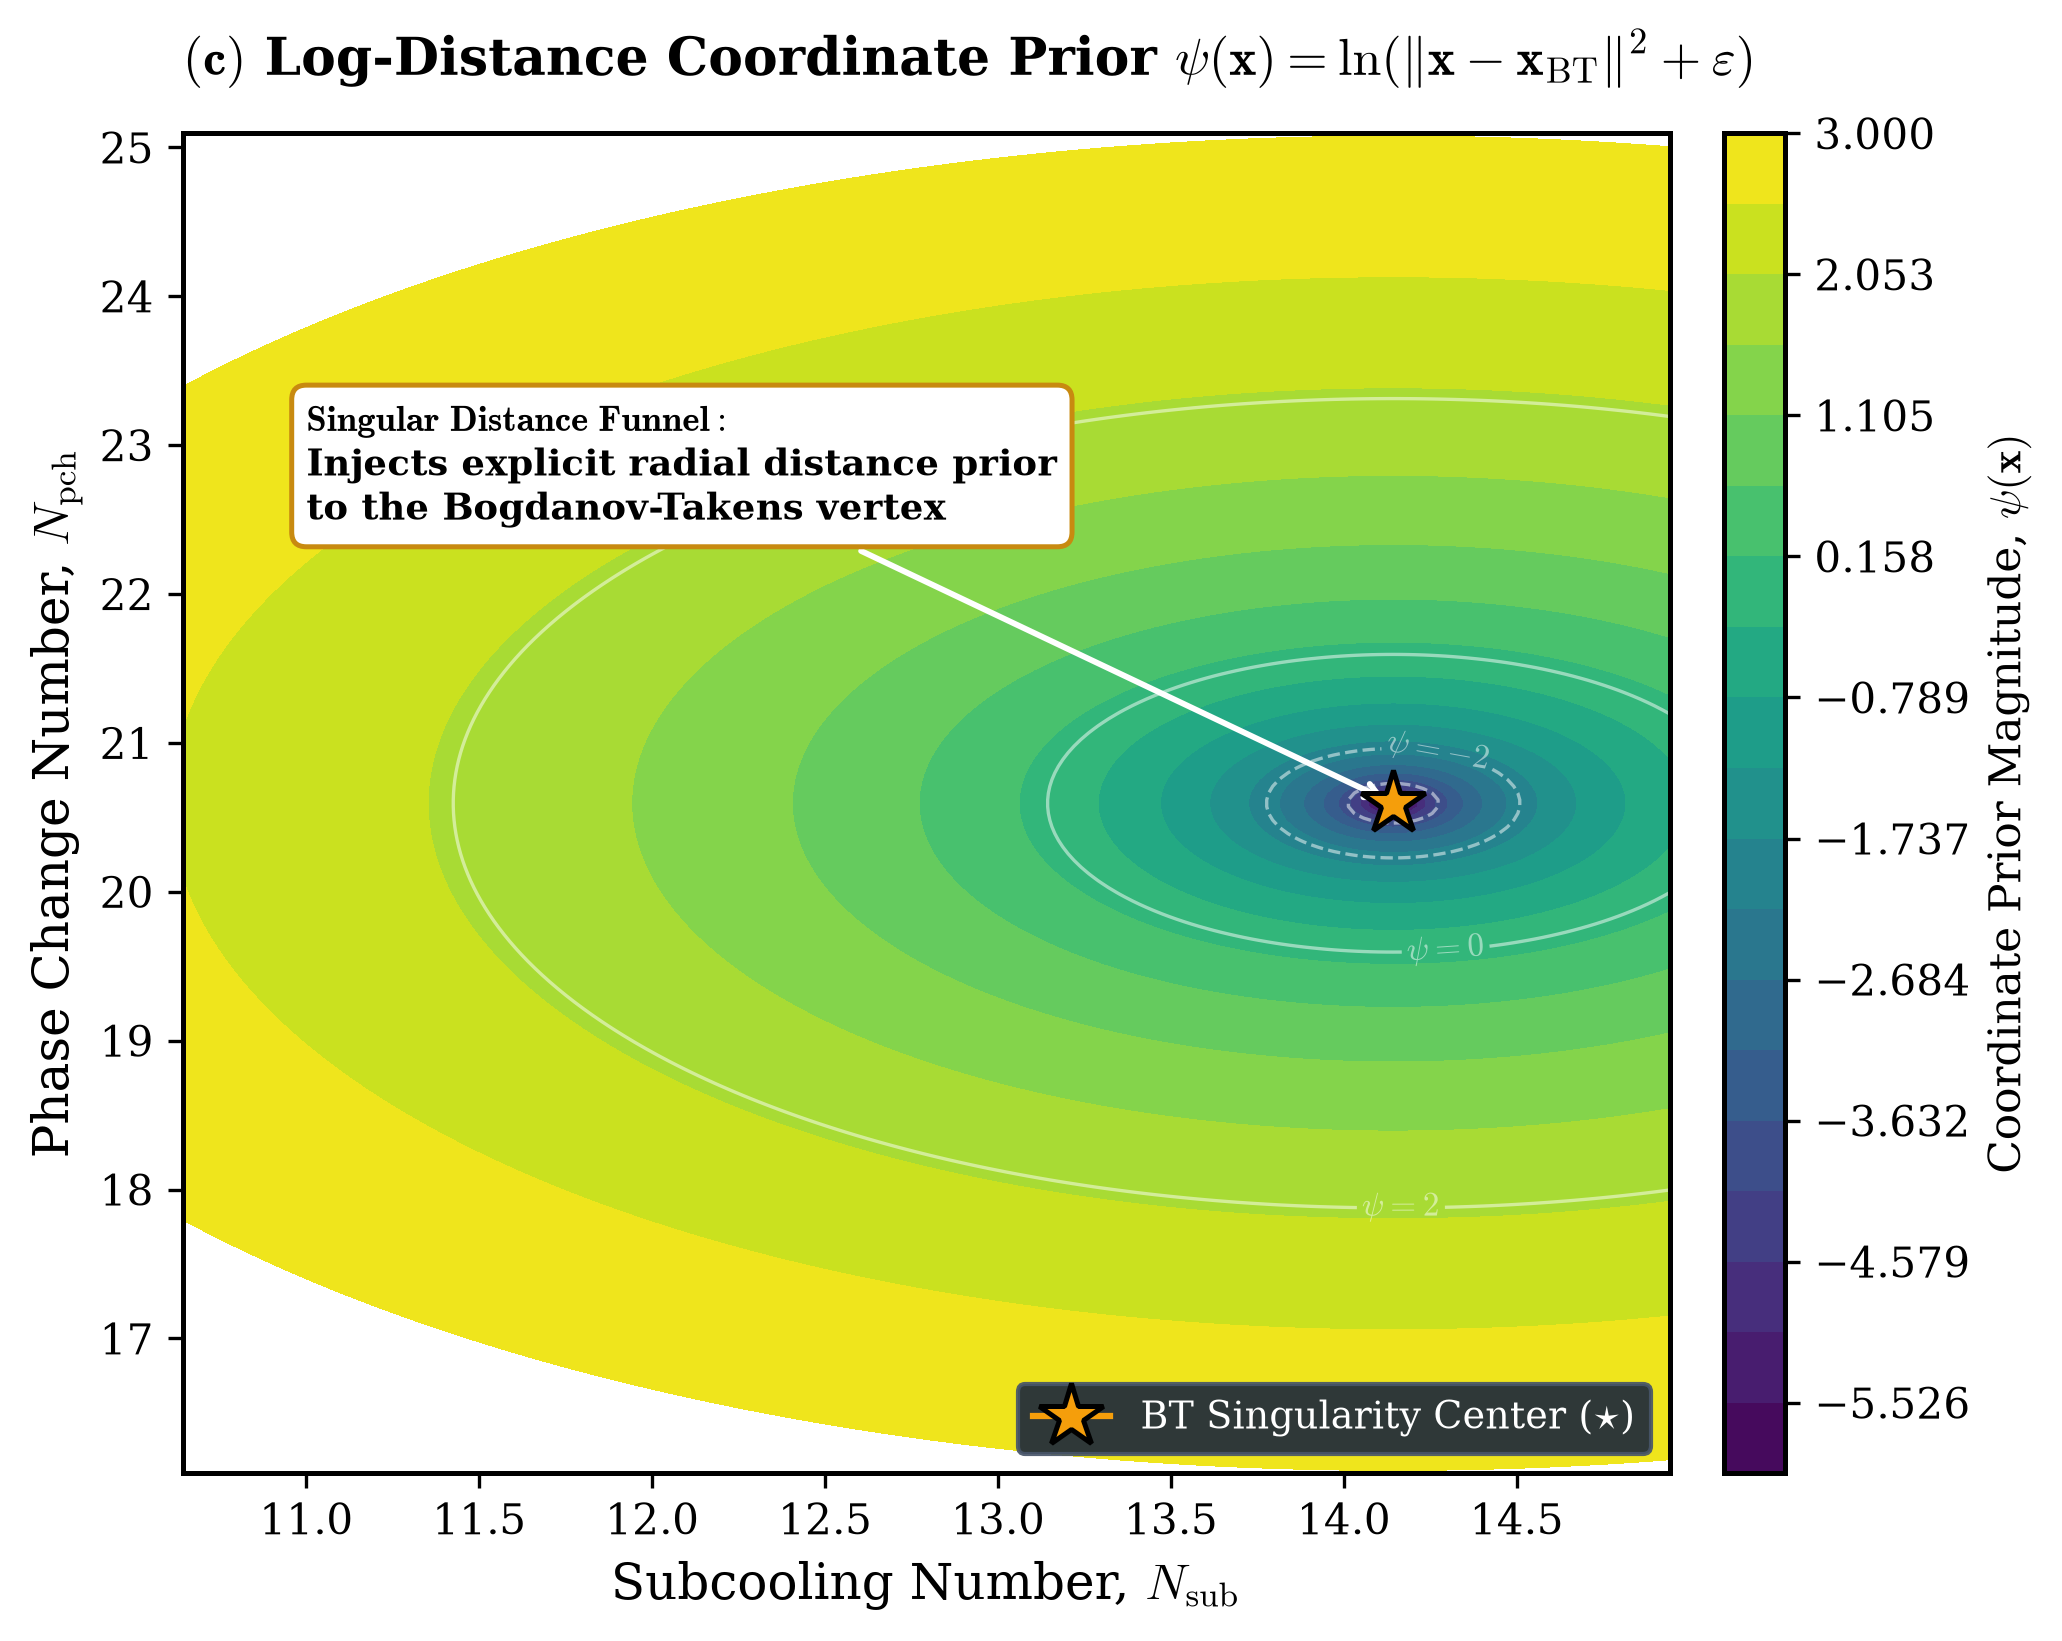

Write the Python code that produced this figure.
"""Panel (c): Analytical Log-Distance Singularity Coordinate Embedding
Shows 2D scalar field of psi(x) = ln(||x - x_BT||^2 + eps) centered at Bogdanov-Takens point.
"""
import os
import matplotlib.pyplot as plt
import numpy as np

output_dir = os.path.dirname(os.path.abspath(__file__))
os.makedirs(output_dir, exist_ok=True)

# Publication Typography
plt.rcParams.update({
    "font.family": "serif",
    "font.size": 11,
    "axes.labelsize": 12,
    "axes.titlesize": 12.5,
    "xtick.labelsize": 10,
    "ytick.labelsize": 10,
    "legend.fontsize": 9.2,
    "axes.linewidth": 1.2,
    "grid.linewidth": 0.5,
    "grid.alpha": 0.35,
    "mathtext.fontset": "cm",
})

NAVY = "#1a3c6e"
CRIMSON = "#b5451b"
GOLD = "#c88a10"

NSUB_BT = 14.1428
NPCH_BT = 20.5948

nsub_grid = np.linspace(NSUB_BT - 3.5, NSUB_BT + 0.8, 200)
npch_grid = np.linspace(NPCH_BT - 4.5, NPCH_BT + 4.5, 200)
NS, NP = np.meshgrid(nsub_grid, npch_grid)

eps = 1e-3
r2 = (NS - NSUB_BT)**2 + (NP - NPCH_BT)**2
psi_log = np.log(r2 + eps)

fig, ax = plt.subplots(figsize=(7.8, 5.8), dpi=300)
ax.set_title(r"$\mathbf{(c)}$ Log-Distance Coordinate Prior $\psi(\mathbf{x}) = \ln(\|\mathbf{x} - \mathbf{x}_{\mathrm{BT}}\|^2 + \varepsilon)$", pad=14, loc="left", fontweight="bold")

cf = ax.contourf(NS, NP, psi_log, levels=np.linspace(-6, 3, 20), cmap="viridis")
cbar = plt.colorbar(cf, ax=ax, pad=0.03, aspect=22)
cbar.set_label(r"Coordinate Prior Magnitude, $\psi(\mathbf{x})$", fontsize=10.5)

cs = ax.contour(NS, NP, psi_log, levels=[-4, -2, 0, 2], colors="white", alpha=0.5, linewidths=0.8)
ax.clabel(cs, inline=True, fontsize=8.0, fmt=r"$\psi = %.0f$")

ax.plot([NSUB_BT], [NPCH_BT], marker="*", color="#f59e0b", mec="black", mew=1.2, ms=16, zorder=6, label=r"BT Singularity Center ($\star$)")

ax.annotate(r"$\mathbf{Singular \; Distance \; Funnel:}$" + "\n" + 
            r"Injects explicit radial distance prior" + "\n" + 
            r"to the Bogdanov-Takens vertex",
            xy=(NSUB_BT, NPCH_BT), xytext=(11.0, 22.5),
            fontsize=8.8, color="black", fontweight="bold",
            bbox=dict(boxstyle="round,pad=0.4", fc="#ffffff", ec=GOLD, lw=1.2),
            arrowprops=dict(arrowstyle="->", color="white", lw=1.4))

ax.set_xlabel(r"Subcooling Number, $N_{\mathrm{sub}}$")
ax.set_ylabel(r"Phase Change Number, $N_{\mathrm{pch}}$")
ax.set_xlim(NSUB_BT - 3.5, NSUB_BT + 0.8)
ax.set_ylim(NPCH_BT - 4.5, NPCH_BT + 4.5)
ax.legend(loc="lower right", frameon=True, framealpha=0.92, facecolor="#1e293b", labelcolor="white", edgecolor="#475569")

out_file = os.path.join(output_dir, "panel_c_log_distance_embedding.png")
plt.savefig(out_file, dpi=300, bbox_inches="tight")
print("Saved Panel (c) to:", out_file)
